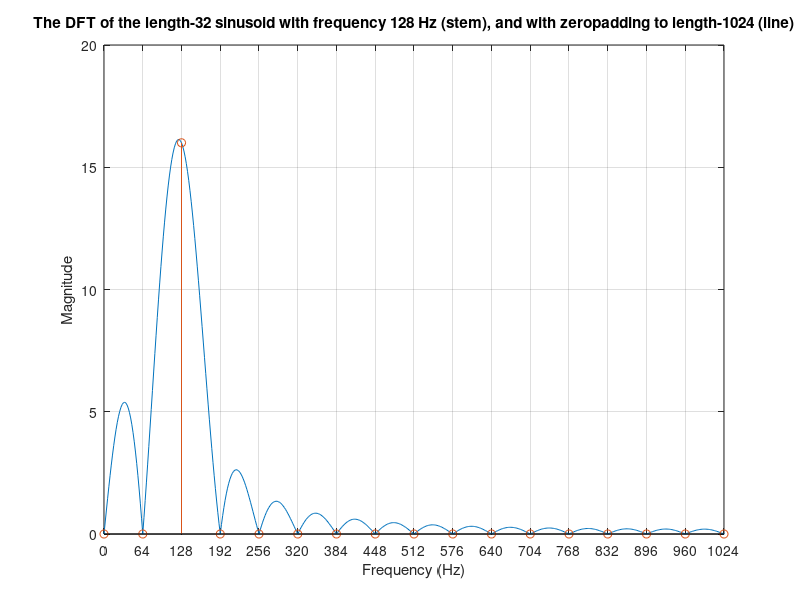

This figure's MATLAB source:
% DFT
clear all
N=32; % Number of samples
N2=1024;
f=128; % Frequency (cycles/sample)
Fs=2048; % Samples per second
ts=1/Fs; % Sampling rate
n=0:N-1; % Discrete time axis for N = 32
n2=0:N2-1; % Discrete time axis for N = 1024
x=sin(2*pi*f*n*ts); % Sampled sinusoid
y = fft(x); % Discrete Fourier transform
y0 = fft(x, N2); % 1024-point FFT with zero-padding;
m = abs(y); % Absolute value of y
m0 = abs(y0); % Absolute value of y0
f = n*Fs/N; % Frequency vector
f0 = n2*Fs/N2; % Frequency vector

close all
plot(f0,m0) % Plot Frequency against Magnitude
hold on
stem(f,m) % Stem plot of Frequency against Magnitude
xlim([0 Fs/2]); % set x-axis limits
xticks([0:Fs/N:Fs/2]) % Set x-axis tick values
xlabel('Frequency (Hz)') % Label x-axis
ylabel('Magnitude') % Label y-axis
grid on
title('The DFT of the length-32 sinusoid with frequency 128 Hz (stem), and with zeropadding to length-1024 (line)'); % Plot title
saveas(gcf, 'Task1_2', 'png')
shg

